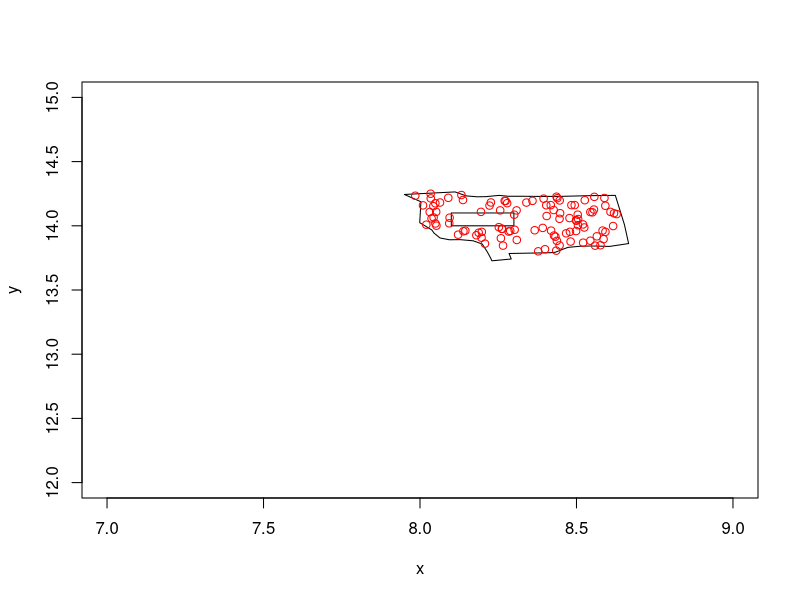

Here is the R script that generated this plot:
# Inference on a Bayesian network using Monte Carlo integration.
#
#   e <-- theta  [Bernoulli] Event occurred?
#   |
#   V
#   x [Sample from a polygon]
#   |
#   V
#   x' <-- [Gaussian] Measurement noise
#

library(mgcv)

gen.sample.in.polygon <- function(coords) {
  # Generate a sample from within a polygon
  #
  # Args:
  #   coords: Nx2 matrix of x,y coordinates
  #
  # Returns:
  #   1x2 matrix containing a point within the polygon
  
  # Get the axis-aligned bounding box of the polygon
  xmin <- min(coords[,1], na.rm = TRUE)
  xmax <- max(coords[,1], na.rm = TRUE)
  ymin <- min(coords[,2], na.rm = TRUE)
  ymax <- max(coords[,2], na.rm = TRUE)
  
  # Generate random points until a point within the polygon is found
  inside <- FALSE
  while (!inside) {
    x <- runif(1, xmin, xmax)
    y <- runif(1, ymin, ymax)
    pt <- matrix(c(x,y), nrow = 1)
    inside <- in.out(coords, pt)
  }
  
  # Return the coordinate
  matrix(c(x,y), nrow = 1)
}

gen.N.samples.in.polygon <- function(N, coords) {
  # Generate N samples that fall within a polygon.
  # 
  # Args:
  #   n: Number of samples to generate.
  #   coords: Coordinates of the polygon.
  #
  # Returns:
  #   Nx2 matrix of samples.
  
  m <- matrix(rep(NA,2*N), nrow = N)
  for (i in 1:N) {
    m[i,] <- gen.sample.in.polygon(coords)
  }
  return(m)
}

# Get a polygon
data(columb.polys)
bnd <- columb.polys[[2]]

# Plot the polygon
plot(bnd, type="n", xlim=c(7,9), ylim = c(12,15), xlab = "x", ylab = "y")
polygon(bnd)
pt <- gen.N.samples.in.polygon(100, bnd)
lines(pt, col = "red", type = "p")
